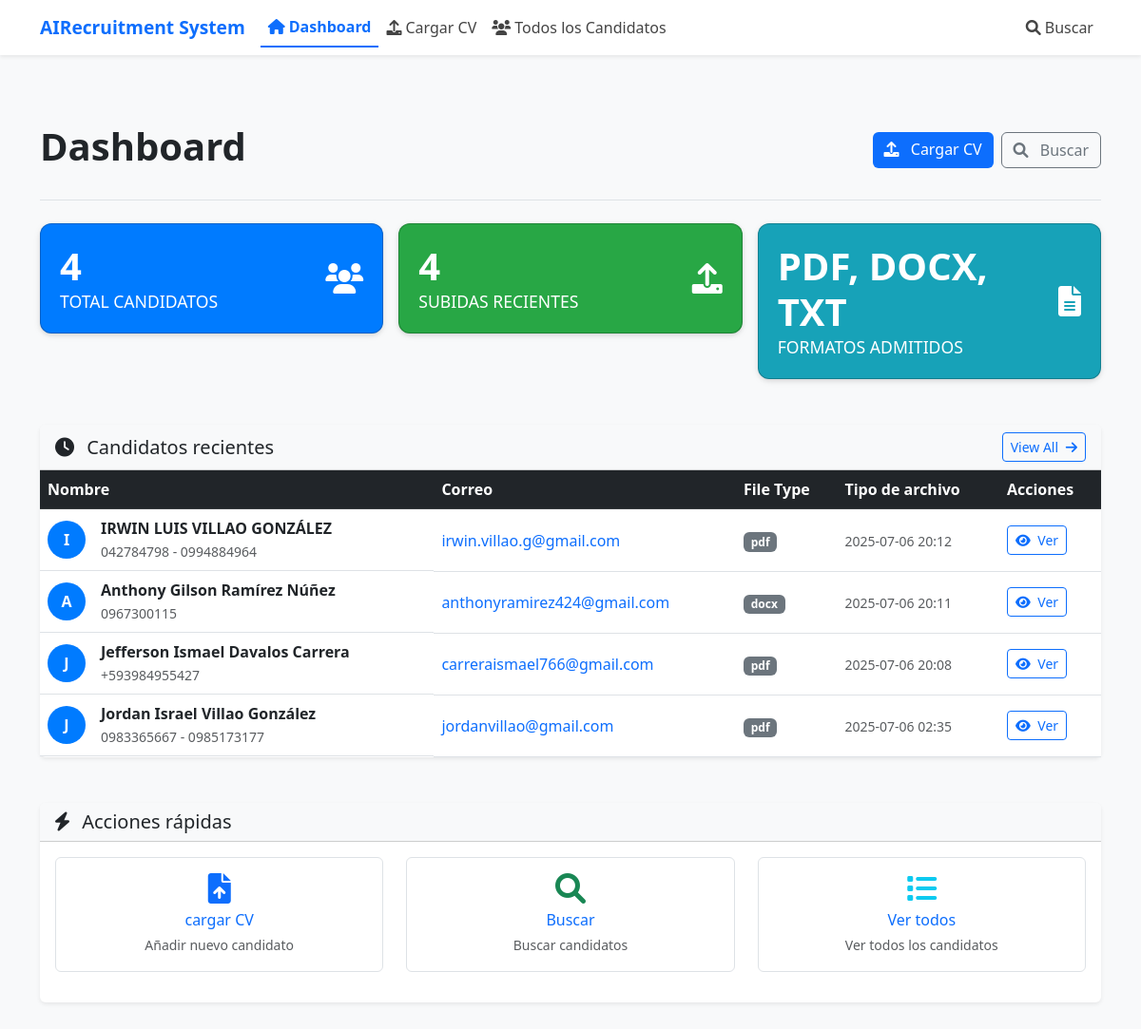
Before: / with the older database file.
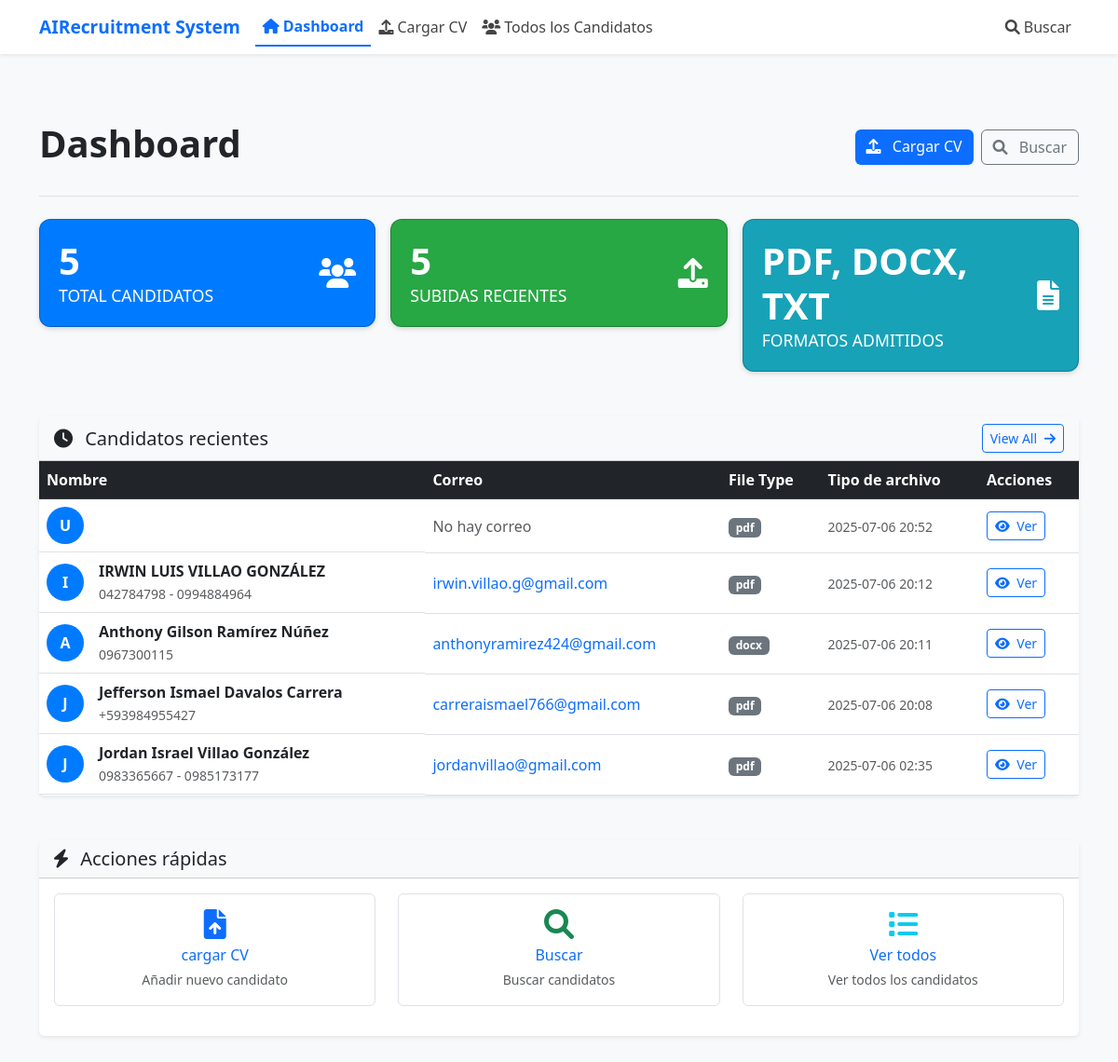
After: the same page with the newer database file.
### models.py (models this page shows, shortened)
class Candidate(db.Model):
    id = db.Column(db.Integer, primary_key=True)
    name = db.Column(db.String(200), nullable=False)
    email = db.Column(db.String(200))
    phone = db.Column(db.String(50))
    education = db.Column(db.Text)  # JSON string of education details
    experience = db.Column(db.Text)  # JSON string of experience details
    skills = db.Column(db.Text)  # JSON string of skills
    full_text = db.Column(db.Text, nullable=False)  # Complete CV text
    original_filename = db.Column(db.String(255), nullable=False)
    file_type = db.Column(db.String(10), nullable=False)  # pdf, docx, txt
    vision_analysis = db.Column(db.Text)  # JSON string from OpenAI Vision analysis
    text_embedding = db.Column(db.Text)  # JSON array of embedding vector
    languages = db.Column(db.Text)  # JSON string of languages
    certifications = db.Column(db.Text)  # JSON string of certifications
    summary = db.Column(db.Text)  # Professional summary
    created_at = db.Column(db.DateTime, default=datetime.utcnow)
    updated_at = db.Column(db.DateTime, default=datetime.utcnow, onupdate=datetime.utcnow)

### routes.py (the view)
@routes_bp.route('/')
def index():
    total_candidates = db.session.query(Candidate).count()
    recent_candidates = db.session.query(Candidate).order_by(Candidate.created_at.desc()).limit(5).all()
    return render_template('index.html', total_candidates=total_candidates, recent_candidates=recent_candidates)

### templates/index.html (shortened to what the changed rows need)
{% extends "base.html" %}
{% block content %}
{% block extra_css %}
<link rel="stylesheet" href="{{ url_for('static', filename='css/index.css') }}">
{% endblock %}
<div class="d-flex flex-column flex-md-row justify-content-between align-items-start align-items-md-center gap-3 py-4 border-bottom mb-4">
    <h1 class="display-6 fw-semibold">
       <strong> Dashboard</strong>
    </h1>
</div>
<div class="row g-3 mb-5">
    <div class="col-md-4">
        <div class="card text-white bg-primary shadow-sm custom-card">
            <div class="card-body d-flex justify-content-between align-items-center">
                <div>
                    <h3 class="fw-bold mb-0">{{ total_candidates }}</h3>
                    <p class="mb-0">Total Candidatos</p>
                </div>
            </div>
        </div>
    </div>
    <div class="col-md-4">
        <div class="card text-white bg-success shadow-sm custom-card">
            <div class="card-body d-flex justify-content-between align-items-center">
                <div>
                    <h3 class="fw-bold mb-0">{{ recent_candidates|length }}</h3>
                    <p class="mb-0">Subidas recientes</p>
                </div>
            </div>
        </div>
    </div>
</div>
<div class="card border-0 shadow-sm mb-5">
    {% if recent_candidates %}
        <div class="table-responsive">
            <table class="table align-middle mb-0">
                <thead class="table-dark">
                    <tr>
                        <th>Nombre</th>
                        <th>Correo</th>
                        <th>File Type</th>
                        <th>Tipo de archivo</th>
                        <th>Acciones</th>
                    </tr>
                </thead>
                <tbody>
                    {% for candidate in recent_candidates %}
                    <tr>
                        <td class="d-flex align-items-center">
                            <div class="bg-primary text-white rounded-circle d-flex align-items-center justify-content-center me-3" style="width: 40px; height: 40px;">
                                <strong>{{ candidate.name[0] if candidate.name else 'U' }}</strong>
                            </div>
                            <div>
                                <div class="fw-semibold">{{ candidate.name }}</div>
                                {% if candidate.phone %}
                                    <small class="text-muted">{{ candidate.phone }}</small>
                                {% endif %}
                            </div>
                        </td>
                        <td>
                            {% if candidate.email %}
                                <a href="mailto:{{ candidate.email }}" class="text-decoration-none">{{ candidate.email }}</a>
                            {% else %}
                                <span class="text-muted">No hay correo</span>
                            {% endif %}
                        </td>
                        <td><span class="badge bg-secondary">{{ candidate.file_type }}</span></td>
                        <td><small class="text-muted">{{ candidate.created_at.strftime('%Y-%m-%d %H:%M') if candidate.created_at else 'Unknown' }}</small></td>
                        <td>
                            <a href="{{ url_for('routes.view_candidate', candidate_id=candidate.id) }}" class="btn btn-sm btn-outline-primary">
                                <i class="fas fa-eye me-1"></i> Ver
                            </a>
                        </td>
                    </tr>
                    {% endfor %}
                </tbody>
            </table>
        </div>
    {% endif %}
</div>
{% endblock %}

Changed rows visible on the page:
added Candidate: name "U", email "No hay correo", file_type "pdf", created_at "2025-07-06 20:52"
Other visible differences:
{{ total_candidates }}: "4" → "5"
{{ recent_candidates|length }}: "4" → "5"
